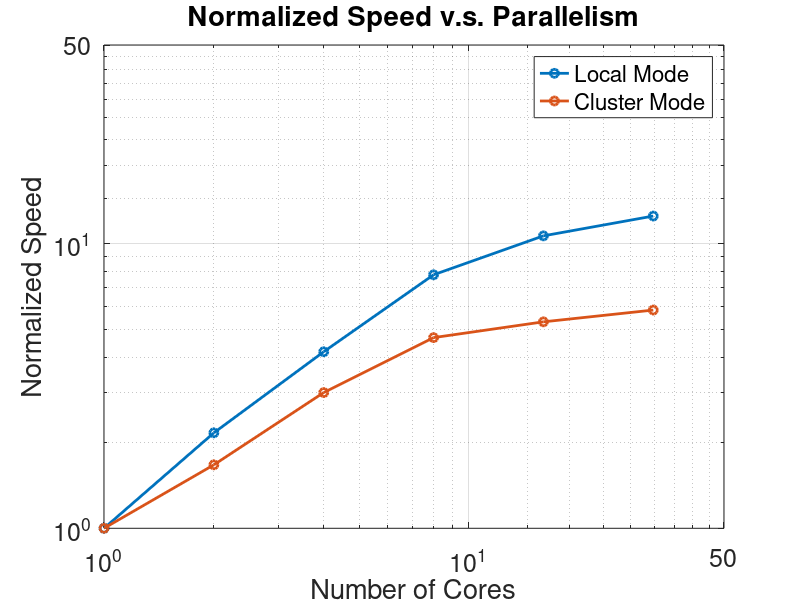

Reproduce this figure in MATLAB. (Note: this script raises an error after producing the figure.)
cores = [1,2,4,8,16,32];
t_local = [288,133,69,37,27,23];
t_cluster = [117,70,39,25,22,20];
t_local_n = t_local(1)./t_local;
t_cluster_n = t_cluster(1)./t_cluster;
figure
loglog(cores,t_local_n,'-o','LineWidth',2),hold on
loglog(cores,t_cluster_n,'-o','LineWidth',2)
xlim([1,50]),ylim([1,50])
set(gca,'xtick',[1,10,50],'xticklabel',{'10^0','10^1','50'})
set(gca,'ytick',[1,10,50],'yticklabel',{'10^0','10^1','50'})
legend({'Local Mode','Cluster Mode'})
set(gca,'FontSize',18)
grid on
xlabel('Number of Cores')
ylabel('Normalized Speed')
title('Normalized Speed v.s. Parallelism')

figure,
plot(tau,sample_rls.tau,'o'),hold on
plot(tau,mean(sample_mcmc.tau(:,50:10:end),2),'o'),hold on,
plot(tau,sample_cd_prior.tau,'o')
xlim([0.18,0.4]),ylim([0.18,0.4])
refline(1,0)
legend({'Random Local Search','MCMC','Coordinate Descent'})
set(gca,'FontSize',18)
xlabel('True AOD in Simulation')
ylabel('Retrieved AOD')


figure
subplot(3,1,1),plot_1d(4400,tau,x,y,jet,const)
subplot(3,1,2),plot_1d(4400,sample.tau,x,y,jet,const)
subplot(3,1,3),plot_1d(4400,sample.tau-tau,x,y,jet,const)

% figure
% for p = 1:50:reg.num_reg_used
%     chisq = zeros(100,1);
%     tau_grid = linspace(0,0.5,100);
%     xp = x(p);
%     yp = y(p);
%     thetap = sample_cd.theta(:,p);
%     for i = 1:100
%         chisq(i) = get_chisq(r,tau_grid(i),thetap,sample_cd.sigmasq(:,end),xp,yp,const,ExtCroSect,CompSSA,smart,reg,reg_sim);
%     end
%     plot(tau_grid,chisq,'k'),hold on
% end
% set(gca,'FontSize',18)
% xlabel('AOD')
% ylabel('\chi^2_p','rot',0)
% title('Convexity near Optima')
% 
% figure
% for p = 1:50:reg.num_reg_used
%     chisq = zeros(100,1);
%     theta1_grid = linspace(0,1,100);
%     theta2_grid = linspace(1,0,100);
%     theta_grid = [theta1_grid;theta2_grid];
%     xp = x(p);
%     yp = y(p);
%     taup = tau(p);
%     for i = 1:100
%         chisq(i) = get_chisq(r,taup,theta_grid(:,i),sample_cd.sigmasq(:,end),xp,yp,const,ExtCroSect,CompSSA,smart,reg,reg_sim);
%     end
%     plot(theta_grid(1,:),chisq,'k'),hold on
% end
% set(gca,'FontSize',18)
% xlabel('Component 2 Percentage')
% ylabel('\chi^2_p','rot',0)
% title('Convexity near Optima')

[chisq,chisq_misr,tau_misr,theta_misr] = retri_aod_misr(theta_misr_grid,r,sample,x,y,const,ExtCroSect,CompSSA,smart,reg);

figure,plot(chisq,chisq_misr,'o'),refline(1,0)
xlabel('MAP \chi^2_p')
ylabel('MISR \chi^2_p')
set(gca,'FontSize',18)

theta1_grid = linspace(0,1,100);
theta2_grid = linspace(1,0,100);
%theta2_grid = kron((1 - theta1_grid),thetap(2:end));
theta_grid = [theta1_grid;theta2_grid];
tau_grid = linspace(0,0.5,100);
xp = x(p);
yp = y(p);
[X,Y] = meshgrid(theta1_grid,tau_grid);
Z = zeros(100,100);
for ii = 1:100
    for jj = 1:100
        chisq = 0.5 * get_chisq(r,tau_grid(ii),theta_grid(:,jj),sample.sigmasq(:,end),xp,yp,const,ExtCroSect,CompSSA,smart,reg,reg_sim);
        term_kappa = 0.5 * get_term_kappa(i1d,j1d,p,tau,tau_grid(ii));
        %term_alpha = (alpha-1)'*log(theta_grid(:,jj));
        Z(ii,jj) = chisq; + term_kappa; %- term_alpha;
    end
end
figure
surf(X,Y,Z),view([-75,30]),colorbar
hold on
contour3(X,Y,Z,50,'white')
hold off
xlabel('\theta_2')
ylabel('AOD')
zlabel('\chi^2_p')
title('Global Convexity')
set(gca,'FontSize',18)
set(get(gca,'xlabel'),'rotation',45)

figure
for j = 1:const.Component_Num
    h = subplot(4,2,j);
    p = get(h, 'pos');
    p(1) = p(1) - 0.05;
    p(3) = p(3) + 0.05;
    set(h, 'pos', p);
    
    plot_1d(r, sample_cd.theta(j,:), x, y, jet, const,[0,1])
    
    title(strcat('Component Num:',num2str(const.Component_Particle(j))))
    set(gca,'FontSize',18)
end 

equ_ref00 = sample_mle_00.atm_path + sample_mle_00.resid;
equ_ref20 = sample_mle_20.atm_path + sample_mle_20.resid;
equ_ref50 = sample_mle_50.atm_path + sample_mle_50.resid;
figure
subplot(4,1,1)
plot_1d(4400,tau,x,y,jet,const)
subplot(4,1,2)
plot_1d(4400,equ_ref00(10,:),x,y,jet,const)
subplot(4,1,3)
plot_1d(4400,equ_ref20(10,:),x,y,jet,const,[0.08,0.1])
subplot(4,1,4)
plot_1d(4400,equ_ref50(10,:),x,y,jet,const,[0.08,0.1])


retri_theta = zeros(9,1);
retri_theta(1) = nanmean(sample_mle_00.theta(1,:));
retri_theta(2) = mean(sample_mle_20.theta(1,:));
retri_theta(3) = mean(sample_mle_50.theta(1,:));
retri_theta(4) = mean(mean(squeeze(sample_mcmc_00.theta(1,:,100:20:end)),2));
retri_theta(5) = mean(mean(squeeze(sample_mcmc_20.theta(1,:,100:20:end)),2));
retri_theta(6) = mean(mean(squeeze(sample_mcmc_50.theta(1,:,100:20:end)),2));
retri_theta(7) = mean(sample_map_00.theta(1,:));
retri_theta(8) = mean(sample_map_20.theta(1,:));
retri_theta(9) = mean(sample_map_50.theta(1,:));
bar(reshape(retri_theta,3,3))
